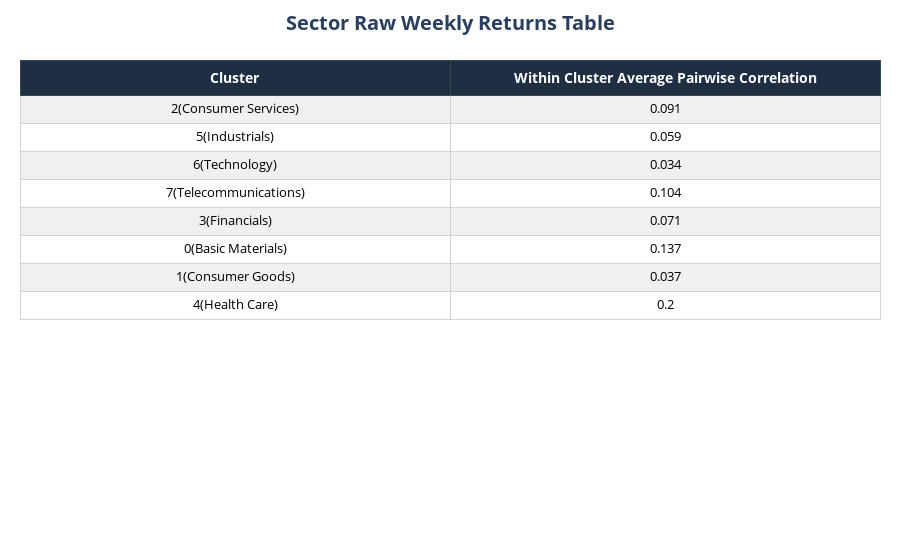
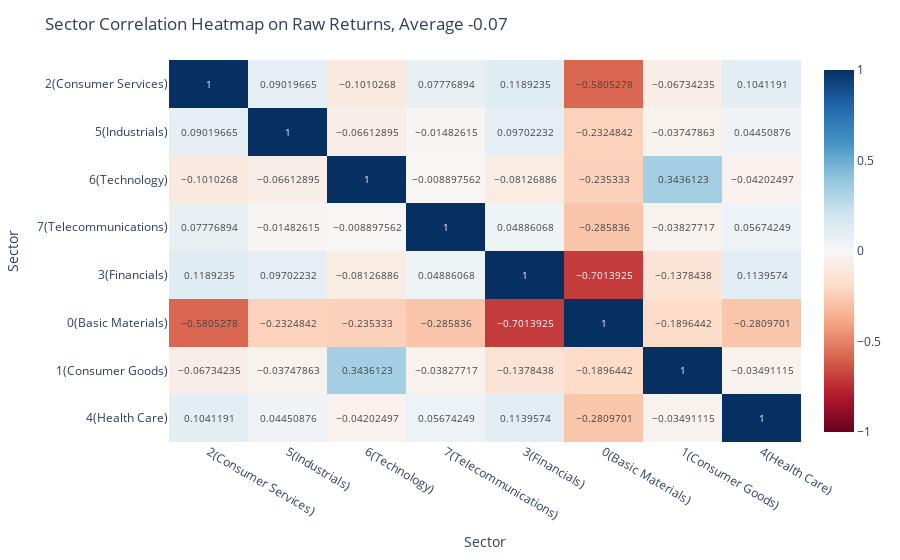

These figures' notebook cell, in order:
### Code cell
evaluation1(sector_returns, cluster=False)

### Figure 1 — Plotly figure (JSON) as saved in the notebook; plotly's stock layout.template omitted (floating-point values rounded to 4 significant figures)
{"data": [{"cells": {"align": "center", "fill": {"color": [["#f0f0f0", "#ffffff", "#f0f0f0", "#ffffff", "#f0f0f0", "#ffffff", "#f0f0f0", "#ffffff"], ["#f0f0f0", "#ffffff", "#f0f0f0", "#ffffff", "#f0f0f0", "#ffffff", "#f0f0f0", "#ffffff"]]}, "font": {"color": "black", "size": 13}, "height": 28, "line": {"color": "lightgrey"}, "values": [["2(Consumer Services)", "5(Industrials)", "6(Technology)", "7(Telecommunications)", "3(Financials)", "0(Basic Materials)", "1(Consumer Goods)", "4(Health Care)"], [0.091, 0.059, 0.034, 0.104, 0.071, 0.137, 0.037, 0.2]]}, "header": {"align": "center", "fill": {"color": "#1f2e43"}, "font": {"color": "white", "size": 14}, "height": 35, "line": {"color": "darkslategray"}, "values": ["<b>Cluster</b>", "<b>Within Cluster Average Pairwise Correlation</b>"]}, "type": "table"}], "layout": {"margin": {"b": 20, "l": 20, "r": 20, "t": 60}, "paper_bgcolor": "white", "title": {"font": {"size": 20}, "text": "<b>Sector Raw Weekly Returns Table</b>", "x": 0.5, "xanchor": "center"}}}

### Figure 2 — Plotly figure (JSON) as saved in the notebook; plotly's stock layout.template omitted (floating-point values rounded to 4 significant figures)
{"data": [{"coloraxis": "coloraxis", "hovertemplate": "Cluster: %{x}<br>Cluster: %{y}<br>color: %{z}<extra></extra>", "name": "0", "texttemplate": "%{z}", "type": "heatmap", "x": ["2(Consumer Services)", "5(Industrials)", "6(Technology)", "7(Telecommunications)", "3(Financials)", "0(Basic Materials)", "1(Consumer Goods)", "4(Health Care)"], "xaxis": "x", "y": ["2(Consumer Services)", "5(Industrials)", "6(Technology)", "7(Telecommunications)", "3(Financials)", "0(Basic Materials)", "1(Consumer Goods)", "4(Health Care)"], "yaxis": "y", "z": [[1, 0.0902, -0.101, 0.07777, 0.1189, -0.5805, -0.06734, 0.1041], [0.0902, 1, -0.06613, -0.01483, 0.09702, -0.2325, -0.03748, 0.04451], [-0.101, -0.06613, 1, -0.008898, -0.08127, -0.2353, 0.3436, -0.04202], [0.07777, -0.01483, -0.008898, 1, 0.04886, -0.2858, -0.03828, 0.05674], [0.1189, 0.09702, -0.08127, 0.04886, 1, -0.7014, -0.1378, 0.114], [-0.5805, -0.2325, -0.2353, -0.2858, -0.7014, 1, -0.1896, -0.281], [-0.06734, -0.03748, 0.3436, -0.03828, -0.1378, -0.1896, 1, -0.03491], [0.1041, 0.04451, -0.04202, 0.05674, 0.114, -0.281, -0.03491, 1]]}], "layout": {"coloraxis": {"cmax": 1, "cmin": -1, "colorscale": [[0, "rgb(103,0,31)"], [0.1, "rgb(178,24,43)"], [0.2, "rgb(214,96,77)"], [0.3, "rgb(244,165,130)"], [0.4, "rgb(253,219,199)"], [0.5, "rgb(247,247,247)"], [0.6, "rgb(209,229,240)"], [0.7, "rgb(146,197,222)"], [0.8, "rgb(67,147,195)"], [0.9, "rgb(33,102,172)"], [1, "rgb(5,48,97)"]]}, "margin": {"t": 60}, "title": {"text": "Sector Correlation Heatmap on Raw Returns, Average -0.07"}, "xaxis": {"anchor": "y", "domain": [0, 1], "title": {"text": "Sector"}}, "yaxis": {"anchor": "x", "autorange": "reversed", "domain": [0, 1], "title": {"text": "Sector"}}}}
